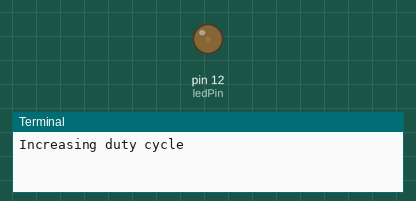
Recording of a program running on a simulated Raspberry Pi (header pin numbers). Shown: output pins drawn as LEDs (lit = HIGH), the last lines printed to the terminal.

Above: at 0.05 s.
At 0.65 s:
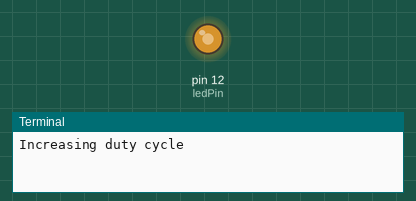
At 1.15 s:
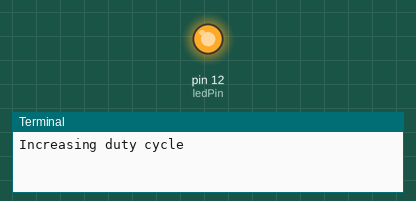
At 2.25 s:
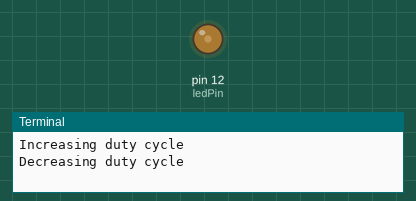
Timing chart, 0 to 7.0 s (numbered marks = the images above):
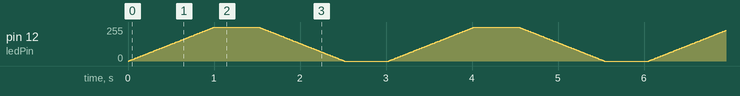

The program:

04_BreathingLED.py
```python
#!/usr/bin/env python3
# -*- coding: utf-8 -*-
"""
Created on Sun Oct 14 21:08:28 2018

@author: kaniska
"""

import RPi.GPIO as GPIO
import time

ledPin = 12
sleepTime = 0.01
freq = 1000

def setup():
    global p
    GPIO.setmode(GPIO.BOARD)
    GPIO.setup(ledPin, GPIO.OUT)
    GPIO.output(ledPin, GPIO.LOW)
    p = GPIO.PWM(ledPin, freq)
    p.start(0)

def loop():
    while True:
        print('Increasing duty cycle')
        for duty_cycle in range(0,101,1):
            p.ChangeDutyCycle(duty_cycle)
            time.sleep(sleepTime)
        time.sleep(0.5)

        print('Decreasing duty cycle')
        for duty_cycle in range(100,-1,-1):
            p.ChangeDutyCycle(duty_cycle)
            time.sleep(sleepTime)
        time.sleep(0.5)


def destroy():
    p.stop()
    GPIO.output(ledPin, GPIO.LOW)
    GPIO.cleanup()


if __name__=='__main__':
    setup()
    try:
        loop()
    except KeyboardInterrupt:
        destroy()
```
